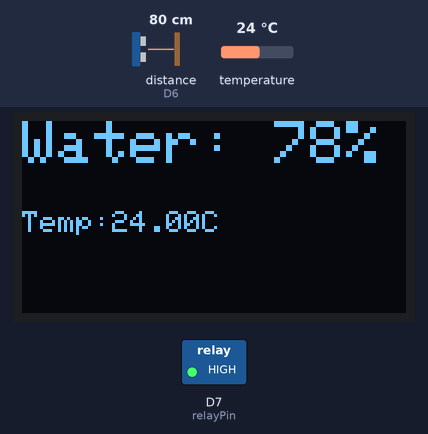
The sketch below on a simulated ESP8266 (NodeMCU). Parts: 128×64 one-colour display, switched loads named in the sketch (green lamp = pin HIGH). Wiring (inferred from the names in the program): ultrasonic range finder: trigger D5; echo D6. Inputs (shaded band) come from the test bench; at power-on: distance to the obstacle (sensor on D6) 80 cm, temperature 24 °C. The echo pulse lasts 58.3 µs per cm; WiFi joins after 1.5 s; servers stay silent unless stated; uploads are accepted with an empty reply; EEPROM starts erased; pins used as bus, display or sensor lines are not drawn; what the sketch prints to the serial monitor is not drawn.

Above: at 5.1 s.
5.2 s: distance to the obstacle (sensor on D6) set to 60 cm
At 5.7 s:
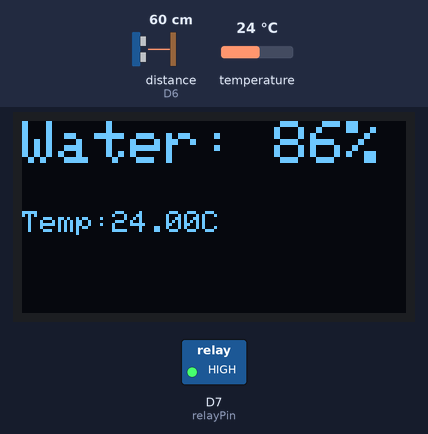
6.8 s: temperature set to 12 °C
At 7.8 s:
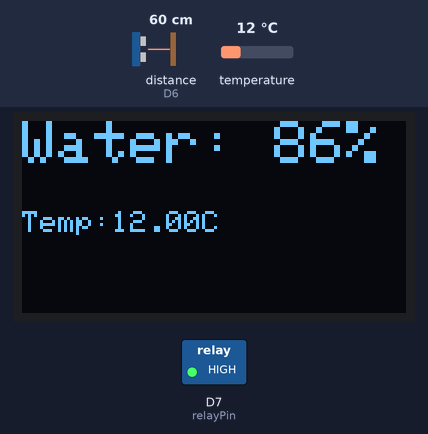
8.4 s: distance to the obstacle (sensor on D6) set to 35 cm
At 8.9 s:
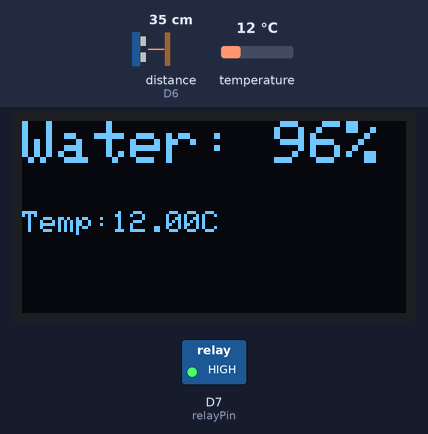
10.0 s: temperature set to 19 °C
11.5 s: temperature set to 28 °C
At 13.2 s:
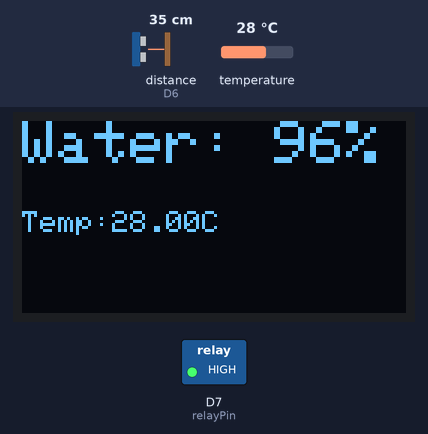
Timing chart, 0 to 14.3 s (numbered marks = the images above; inputs shaded):
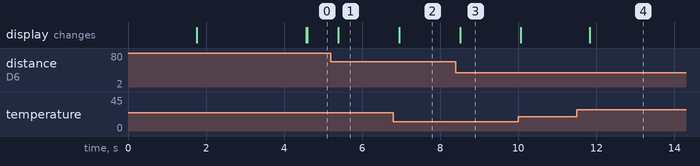

The sketch:

WaterMeasure.ino
```cpp
#include <Adafruit_GFX.h>
#include <Adafruit_SSD1306.h>
#include <OneWire.h>
#include <DallasTemperature.h>
#include <ESP8266WiFi.h>
#include <ESP8266HTTPClient.h>
#include <WiFiClient.h>
#include <ArduinoWebsockets.h>
#include <ArduinoJson.h>
#include <EEPROM.h>

using namespace websockets;

#define SCREEN_WIDTH 128
#define SCREEN_HEIGHT 64
#define OLED_RESET -1

#define trigPin D5        // RX - SR04M
#define echoPin D6        // TX - SR04M
#define ONE_WIRE_BUS D4   // DAT - DS18B20
#define relayPin D7       // IN1 - Relay

#define EEPROM_SIZE 512  // Kích thước EEPROM (có thể thay đổi)
#define EEPROM_ADDR 0    // Địa chỉ EEPROM để lưu biến

const char* ssid = "iPhone";          // Thay bằng tên Wi-Fi của bạn
const char* password = "12456789";  // Thay bằng mật khẩu Wi-Fi của bạn
const char* sendDataRoute = "http://172.20.10.2:3000/logs/addlog";
const char* getDataRoute = "ws://172.20.10.2:3000";

WiFiClient client;
WebsocketsClient wsClient;
OneWire oneWire(ONE_WIRE_BUS);
DallasTemperature sensors(&oneWire);
Adafruit_SSD1306 display(SCREEN_WIDTH, SCREEN_HEIGHT, &Wire, OLED_RESET);

float temperature;

long duration;
int distance;
int lastDistance = -1;                       // Lưu giá trị khoảng cách trước đó
int threshold;                               // Ngưỡng thay đổi lớn được coi là nhiễu (cm)
const int minDistance = 25;                  // Khoảng cách tối thiểu (cm)
int maxDistance;                             // Khoảng cách tối đa (cm)
int tankHeight = -1;                              // Mực nước khi bể đầy tính từ đáy (cm)
int waterLevel = 0;                          // Mực nước hiện tại (cm)
int waterPercentage = 0;                     // % mực nước
int lowerThreshold = 15;                     // Ngưỡng bật bơm
int upperThreshold = 85;                     // Ngưỡng tắt bơm
String pumpState = "OFF";                    // Trạng thái bơm (tắt / bật)

unsigned long lastMeasureTime = 0;           // Thời điểm đo lần cuối
const unsigned long measureInterval = 50;    // Khoảng thời gian giữa hai lần đo (ms)

unsigned long lastUpdateTime = 0;           // Thời điểm đo lần cuối
const unsigned long updateInterval = 10000;    // Khoảng thời gian giữa hai lần đo (ms)

float lastTemperature = -1;

bool autoMode = true;

void ConnectWifi(){
  WiFi.begin(ssid, password);
  Serial.println("Đang kết nối Wi-Fi...");
  while (WiFi.status() != WL_CONNECTED) {
    delay(500);
    Serial.print(".");
  }
  Serial.println("\nWi-Fi đã kết nối.");
  Serial.print("Địa chỉ IP: ");
  Serial.println(WiFi.localIP());
}

void getData(WebsocketsMessage message){
  Serial.println("Nhận tin nhắn:" + message.data());

  StaticJsonDocument<200> doc;
  DeserializationError error = deserializeJson(doc, message.data());

  if (error) {
    Serial.println("Lỗi phân tích JSON: " + String(error.c_str()));
    return;
  }

  String type = doc["type"];
  String ms = doc["message"];

  if(type == "auto") {
    autoMode = true;
    Serial.println("autoMode: " + String(autoMode));
  }
  else if(type == "manual"){
    autoMode = false;
    pumpState = ms;
    controlRelay();
    Serial.println("pumpState: " + String(pumpState));
    Serial.println("autoMode: " + String(autoMode));
  }
  else if(type == "tankHeight"){
    tankHeight = ms.toInt();
    // Ghi giá trị vào EEPROM
    EEPROM.write(EEPROM_ADDR, tankHeight);
    EEPROM.commit();  // Lưu thay đổi vào bộ nhớ thực tế
    Serial.println("tankHeight: " + String(tankHeight));
    delay(1000);
    ESP.restart();
  }
}

void onEventCallBack(WebsocketsEvent event, String data){
  if (event == WebsocketsEvent::ConnectionOpened) {
    Serial.println("WebSocket kết nối mở.");
  } else if (event == WebsocketsEvent::ConnectionClosed) {
    Serial.println("WebSocket kết nối đóng.");
  } else if (event == WebsocketsEvent::GotPing) {
    Serial.println("Ping nhận được.");
  } else if (event == WebsocketsEvent::GotPong) {
    Serial.println("Pong nhận được.");
  }
}

float getTemperatures() {
  sensors.requestTemperatures();
  float temp = sensors.getTempCByIndex(0); // Lấy nhiệt độ từ cảm biến đầu tiên
  if (temp == -127) {
    Serial.println("Error: Cannot read temperature!");
    return NAN; // Trả về giá trị không hợp lệ
  }
  return temp; // Trả về nhiệt độ hợp lệ
}

void ShowTempOnOLED(){
  display.fillRect(0, 30, SCREEN_WIDTH, 20, SSD1306_BLACK); // Xóa vùng hiển thị nhiệt độ
  display.setTextSize(1); // Kích thước chữ nhỏ hơn
  display.setCursor(0, 30); // Vị trí dòng thứ hai
  if (!isnan(temperature)) {
      display.print("Temp:");
      display.print(temperature);
      display.println("C");
  } else {
      display.print("Temp: -- C");
  }

  display.display();

  Serial.print("Temperature: ");
  Serial.print(temperature);
  Serial.println(" *C");
}

void controlRelay() {
    if(autoMode){
      if (waterPercentage < lowerThreshold) {
          digitalWrite(relayPin, LOW); // Bật bơm
          pumpState = "ON";
      } else if (waterPercentage > upperThreshold) {
          digitalWrite(relayPin, HIGH); // Tắt bơm
          pumpState = "OFF";
      }
    }
    else{
      if(pumpState == "ON") digitalWrite(relayPin, LOW);
      else if(pumpState == "OFF") digitalWrite(relayPin, HIGH);
    }
}

void ShowWaterOnOLED(){
  display.fillRect(0, 0, SCREEN_WIDTH, 20, SSD1306_BLACK); // Xóa vùng hiển thị mực nước
  display.setTextSize(2); // Kích thước chữ lớn hơn cho % mực nước
  display.setCursor(0, 0); // Vị trí dòng đầu tiên
  display.print("Water: ");
  display.print(waterPercentage);
  display.println("%");

  display.display();

  Serial.print("Water Percentage: ");
  Serial.print(waterPercentage);
  Serial.println(" %");
}

void SendData(){
  if (WiFi.status() == WL_CONNECTED) {
    HTTPClient http;
    http.begin(client, sendDataRoute); 		// URL API POST
    http.addHeader("Content-Type", "application/json"); // Định dạng JSON

    //Tạo chuỗi JSON
    String jsonPayload = "{\"temperature\":" + String(temperature, 2) +
                         ",\"waterLevel\":" + String(waterPercentage, 10) +
                         ",\"pumpState\":" + "\"" + String(pumpState) + "\"" + "}";
    Serial.println(jsonPayload);
    // Gửi dữ liệu POST
    int httpCode = http.POST(jsonPayload);
    if (httpCode == HTTP_CODE_OK || httpCode == HTTP_CODE_CREATED) {
      String response = http.getString();
      Serial.println("Phản hồi từ server: " + response);
    } else {
      Serial.print("Lỗi khi gửi dữ liệu. HTTP code: ");
      Serial.println(httpCode);
    }
    http.end();
  } else {
    Serial.println("Wi-Fi không kết nối!");
  }
}

void setup() {
  pinMode(trigPin, OUTPUT);
  pinMode(echoPin, INPUT);

  pinMode(relayPin, OUTPUT);
  digitalWrite(relayPin, HIGH);

  Serial.begin(9600);
  // Khởi tạo màn hình OLED
  if (!display.begin(SSD1306_SWITCHCAPVCC, 0x3C)) {
    Serial.println(F("SSD1306 allocation failed"));
    for (;;);
  }

  // Khởi tạo EEPROM
  EEPROM.begin(EEPROM_SIZE);

  // Đọc giá trị từ EEPROM
  tankHeight = EEPROM.read(EEPROM_ADDR);
  Serial.println("Giá trị sau khi reset: " + String(tankHeight));

  ConnectWifi();

  wsClient.onMessage(getData);
  wsClient.onEvent(onEventCallBack);
  if (wsClient.connect(getDataRoute)) {
    Serial.println("WebSocket kết nối thành công.");
  } else {
    Serial.println("WebSocket kết nối thất bại.");
  }

  display.clearDisplay();
  display.setTextSize(1);
  display.setTextColor(SSD1306_WHITE);
  display.setCursor(0, 0);
  display.println("Starting...");
  display.display();
  delay(2000);

  sensors.begin();   // Khởi tạo DS18B20

  threshold = (int)(tankHeight * 0.15);
  maxDistance = (int)(tankHeight * 1.1 + minDistance);
}

void loop() {

  if (wsClient.available()) {
    wsClient.poll();
  }
  unsigned long currentTime = millis();

  if (currentTime - lastMeasureTime >= measureInterval) {
    lastMeasureTime = currentTime;

    // Đo nhiệt độ
    temperature = getTemperatures();

    if(temperature != lastTemperature){
      lastTemperature = temperature;
      ShowTempOnOLED();
    }

    // Đo khoảng cách
    digitalWrite(trigPin, LOW);
    delayMicroseconds(2);
    digitalWrite(trigPin, HIGH);
    delayMicroseconds(10);
    digitalWrite(trigPin, LOW);

    duration = pulseIn(echoPin, HIGH, 30000); // Chờ tối đa 30ms

    // Đảm bảo thời gian của HIGH đủ lâu
    if (duration > 0) {
      distance = duration * 0.034 / 2;
      if (distance != lastDistance && distance >= minDistance && distance <= maxDistance && (lastDistance == -1 || abs(distance - lastDistance) <= threshold)) {
        lastDistance = distance;              // Cập nhật giá trị mới nếu hợp lệ

        // Tính mực nước và phần trăm mực nước
        waterLevel = tankHeight - (distance - minDistance);
        if (waterLevel < 0) waterLevel = 0; // Đảm bảo không âm
        waterPercentage = (waterLevel * 100) / tankHeight;
        waterPercentage = constrain(waterPercentage, 0, 100);

        Serial.println(waterPercentage);
        controlRelay();
        ShowWaterOnOLED();
      }
    }
    else Serial.print("-");
  }

  if(currentTime - lastUpdateTime >= updateInterval){
    lastUpdateTime = currentTime;
    SendData();
  }
}
```

Measured:
- after the input at 5.2 s, the display: changes after 0.19 s (image 1)
- after the input at 6.8 s, the display: changes after 0.15 s (image 2)
- after the input at 8.4 s, the display: changes after 0.11 s (image 3)
- after the input at 11.5 s, the display: changes after 0.33 s (image 4)
